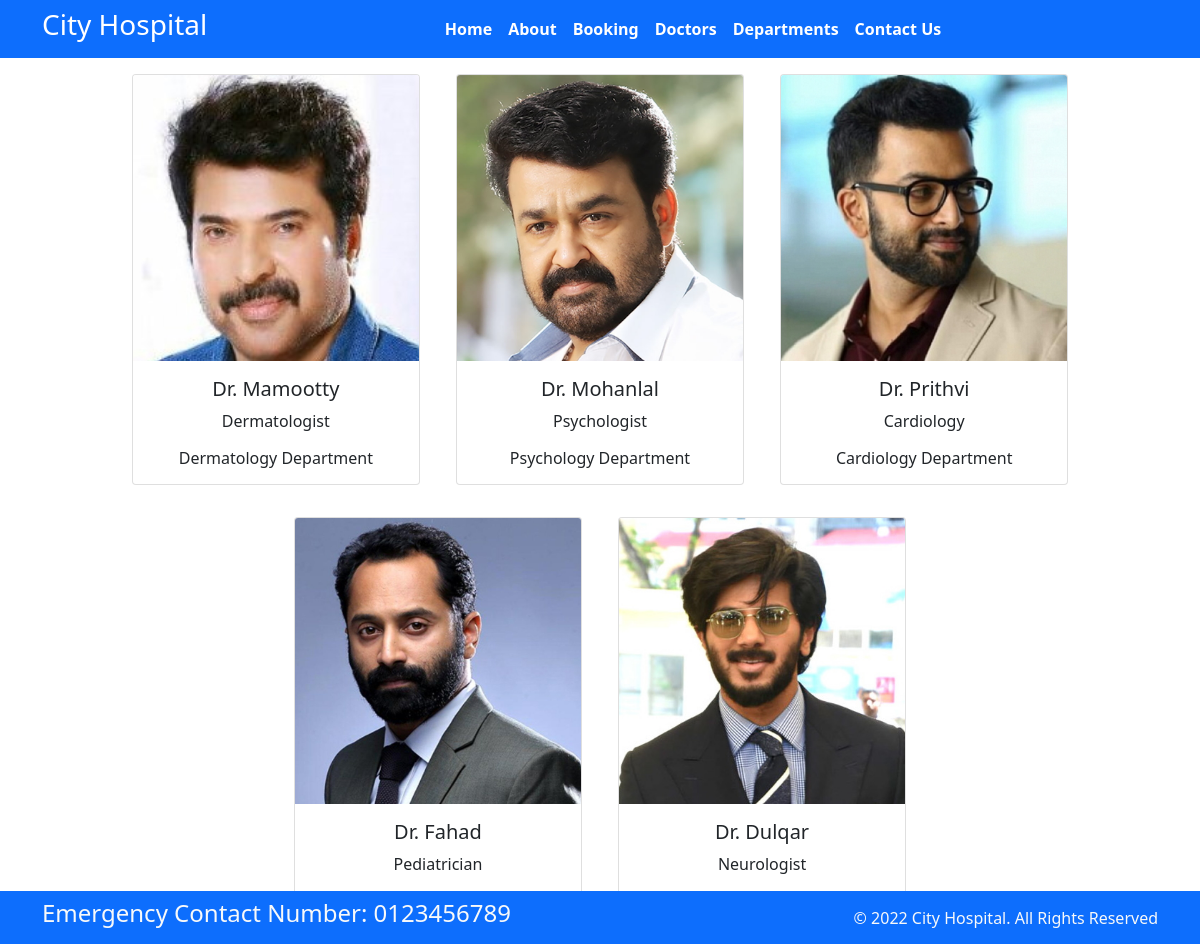
Screenshot of /doctor with the database file from the repository.
### home/models.py (models this page shows, shortened)
class Doctors (models.Model):
    doc_name = models.CharField(max_length=100)
    doc_speciality = models.CharField(max_length=150)
    dep_name = models.ForeignKey(Departments, on_delete= models.CASCADE)
    doc_img = models.ImageField(upload_to='doctors')

class Departments (models.Model):
    dep_name = models.CharField(max_length=100)
    dep_description = models.TextField()
    def __str__(self):
        return self.dep_name

### home/views.py (the view)
# urls.py: path('doctor', views.doctor, name='doctor'),
def doctor(request) :
    dict_docs ={
        'doctors' : Doctors.objects.all()
    }
    return render(request, "doctor.html", dict_docs)

### templates/doctor.html (shortened to what this page needs)
{% extends "base.html" %}
{% block content %}
<div class="contaner text-center ">
  {% for d in doctors %}
  <div class="card text-center mx-3 my-3" style="width: 18rem; display: inline-block;">
    <img src="{{d.doc_img.url}}" class="card-img-top" alt="">
    <div class="card-body">
      <h5 class="card-title">Dr. {{ d.doc_name }}</h5>
      <p class="card-text">{{ d.doc_speciality }}</p>
      <h6 class="card-text">{{ d.dep_name }} Department</h6>
    </div>
  </div>
  {% endfor %}
</div>
{% endblock %}

### rows the page displays
Doctors: doc_img (picture), doc_name "Mamootty", doc_speciality "Dermatologist", dep_name "Dermatology"
Doctors: doc_img (picture), doc_name "Mohanlal", doc_speciality "Psychologist", dep_name "Psychology"
Doctors: doc_img (picture), doc_name "Prithvi", doc_speciality "Cardiology", dep_name "Cardiology"
Doctors: doc_img (picture), doc_name "Fahad", doc_speciality "Pediatrician"
Doctors: doc_img (picture), doc_name "Dulqar", doc_speciality "Neurologist"
